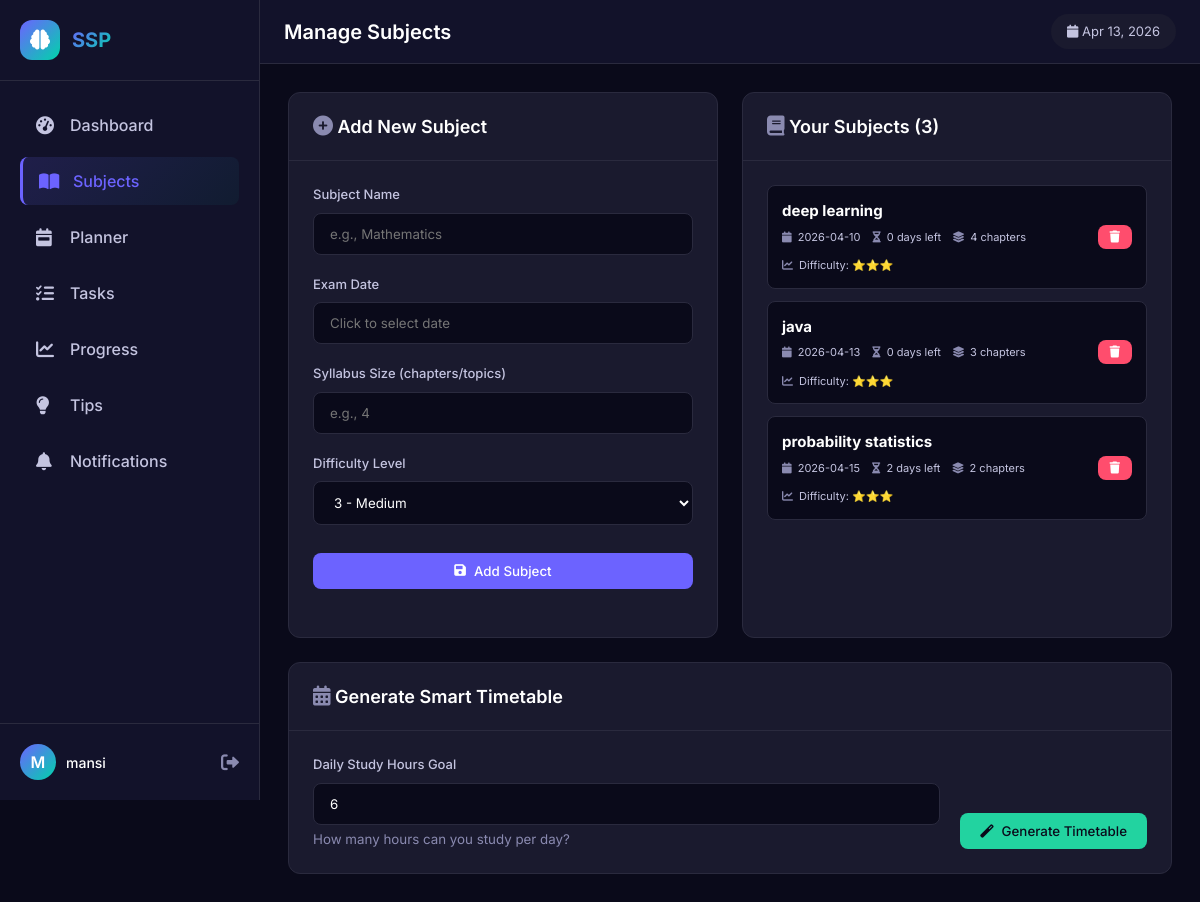
/subjects (signed in), run on the app's committed database.
### tables this page shows
CREATE TABLE subjects (
            subject_id       INTEGER PRIMARY KEY AUTOINCREMENT,
            user_id          INTEGER NOT NULL,
            subject_name     TEXT NOT NULL,
            exam_date        TEXT NOT NULL,
            syllabus_size    INTEGER NOT NULL,
            difficulty_level INTEGER NOT NULL,
            created_at       TEXT DEFAULT (datetime('now')),
            FOREIGN KEY (user_id) REFERENCES users(user_id) ON DELETE CASCADE
        );

### app.py (the view, shortened to what this page needs)
@app.route('/subjects', methods=['GET', 'POST'])
@login_required
def subjects():
    uid = session['user_id']
    conn = get_db()
    subj_list = conn.execute("SELECT * FROM subjects WHERE user_id=? ORDER BY exam_date ASC", (uid,)).fetchall()
    pref = conn.execute("SELECT daily_hours FROM user_preferences WHERE user_id=?", (uid,)).fetchone()
    conn.close()
    return render_template('subjects.html', subjects=subj_list, daily_hours=pref['daily_hours'] if pref else 6)

### app.py (called while the page is built)
def get_db():
    conn = sqlite3.connect(DB_PATH)
    conn.row_factory = sqlite3.Row
    conn.execute("PRAGMA foreign_keys = ON")
    return conn

@app.template_filter('days_until')
def days_until_filter(date_str):
    try:
        target = datetime.strptime(str(date_str)[:10], '%Y-%m-%d').date()
        return max((target - date.today()).days, 0)
    except:
        return 0

@app.context_processor
def inject_globals():
    unread_count = 0
    if 'user_id' in session:
        try:
            conn = get_db()
            result = conn.execute(
                "SELECT COUNT(*) FROM notifications WHERE user_id = ? AND is_read = 0",
                (session['user_id'],)
            )
            unread_count = result.fetchone()[0]
            conn.close()
        except Exception as e:
            print(f"Error getting notifications: {e}")
    return {
        'now': datetime.now(),
        'today': date.today(),
        'enumerate': enumerate,
        'min': min,
        'max': max,
        'round': round,
        'unread_notifications': unread_count
    }

def login_required(f):
    @wraps(f)
    def decorated(*args, **kwargs):
        if 'user_id' not in session:
            return redirect(url_for('login'))
        return f(*args, **kwargs)
    return decorated

### templates/subjects.html (shortened to what this page needs)
{% extends "base.html" %}
{% block page_title %}Manage Subjects{% endblock %}
{% block content %}
<div class="subjects-container">
    <div class="two-columns">
        <div class="card">
            <div class="card-header">
                <h3><i class="fas fa-plus-circle"></i> Add New Subject</h3>
            </div>
            <div class="card-body">
                <form method="POST" class="subject-form">
                    <div class="form-group">
                        <label>Subject Name</label>
                        <input type="text" name="subject_name" placeholder="e.g., Mathematics" required>
                    </div>
                    <div class="form-group">
                        <label>Exam Date</label>
                        <input type="date" name="exam_date" required>
                    </div>
                    <div class="form-group">
                        <label>Syllabus Size (chapters/topics)</label>
                        <input type="number" name="syllabus_size" min="1" placeholder="e.g., 4" autocomplete="off" required>
                    </div>
                    <div class="form-group">
                        <label>Difficulty Level</label>
                        <select name="difficulty_level">
                            <option value="3" selected>3 - Medium</option>
                        </select>
                    </div>
                    <button type="submit" class="btn btn-primary">
                        <i class="fas fa-save"></i> Add Subject
                    </button>
                </form>
            </div>
        </div>
        <div class="card">
            <div class="card-header">
                <h3><i class="fas fa-book"></i> Your Subjects ({{ subjects|length }})</h3>
            </div>
            <div class="card-body">
                {% if subjects %}
                    <div class="subjects-list">
                        {% for subject in subjects %}
                        <div class="subject-item">
                            <div class="subject-info">
                                <h4>{{ subject.subject_name }}</h4>
                                <div class="subject-details">
                                    <span><i class="fas fa-calendar"></i> {{ subject.exam_date }}</span>
                                    <span><i class="fas fa-hourglass-half"></i> {{ subject.exam_date|days_until }} days left</span>
                                    <span><i class="fas fa-layer-group"></i> {{ subject.syllabus_size }} chapters</span>
                                    <span><i class="fas fa-chart-line"></i> Difficulty:
                                        {% for i in range(subject.difficulty_level) %}⭐{% endfor %}
                                    </span>
                                </div>
                            </div>
                            <div class="subject-actions">
                                <a href="{{ url_for('delete_subject', sid=subject.subject_id) }}"
                                   class="btn btn-danger btn-sm"
                                   onclick="return confirm('Delete this subject? All related tasks will be affected.')">
                                    <i class="fas fa-trash"></i>
                                </a>
                            </div>
                        </div>
                        {% endfor %}
                    </div>
                {% else %}
                    <div class="empty-state">
                        <i class="fas fa-book-open"></i>
                        <p>No subjects added yet. Add your first subject!</p>
                    </div>
                {% endif %}
            </div>
        </div>
    </div>
    <div class="card full-width-card">
        <div class="card-header">
            <h3><i class="fas fa-calendar-alt"></i> Generate Smart Timetable</h3>
        </div>
        <div class="card-body">
            <form method="POST" action="{{ url_for('gen_timetable') }}" class="generate-form">
                <div class="form-row">
                    <div class="form-group">
                        <label>Daily Study Hours Goal</label>
                        <input type="number" name="daily_hours" value="{{ daily_hours }}" step="0.5" min="1" max="16" required>
                        <small>How many hours can you study per day?</small>
                    </div>
                    <div class="form-group" style="display: flex; align-items: flex-end;">
                        <button type="submit" class="btn btn-success">
                            <i class="fas fa-magic"></i> Generate Timetable
                        </button>
                    </div>
                </div>
            </form>
        </div>
    </div>
</div>
{% endblock %}

### static/css/style.css (style rules this page uses)
:root { --bg-primary: #0a0a1a; --bg-secondary: #12122a; --bg-card: #1a1a2e; --bg-hover: #22223b; --border: #2a2a3e; --accent-primary: #6c63ff; --accent-secondary: #00d4aa; --accent-danger: #ff4d6d; --accent-warning: #f5a623; --accent-success: #22d3a0; --text-primary: #ffffff; --text-secondary: #c4c4e0; --text-muted: #8a8ab0; --sidebar-width: 260px; --header-height: 64px; --border-radius: 12px; --border-radius-sm: 8px; --transition: all 0.3s ease; }
* { margin: 0; padding: 0; box-sizing: border-box; }
body { font-family: 'Inter', sans-serif; background: var(--bg-primary); color: var(--text-primary); line-height: 1.5; overflow-x: hidden; }
.form-group { margin-bottom: 20px; }
.form-group label { display: block; margin-bottom: 8px; font-size: 13px; font-weight: 500; color: var(--text-secondary); }
.form-group input, .form-group select, .form-group textarea { width: 100%; padding: 12px 16px; background: var(--bg-primary); border: 1px solid var(--border); border-radius: var(--border-radius-sm); color: var(--text-primary); font-family: inherit; transition: var(--transition); }
.form-row { display: grid; grid-template-columns: repeat(auto-fit, minmax(200px, 1fr)); gap: 20px; }
.btn { display: inline-flex; align-items: center; gap: 8px; padding: 10px 20px; border-radius: var(--border-radius-sm); font-weight: 500; text-decoration: none; transition: var(--transition); cursor: pointer; border: none; font-family: inherit; }
.btn-primary { background: var(--accent-primary); color: white; }
.btn-success { background: var(--accent-success); color: var(--bg-primary); }
.btn-danger { background: var(--accent-danger); color: white; }
.btn-sm { padding: 6px 12px; font-size: 12px; }
.card { background: var(--bg-card); border: 1px solid var(--border); border-radius: var(--border-radius); margin-bottom: 24px; overflow: hidden; }
.card-header { padding: 20px 24px; border-bottom: 1px solid var(--border); display: flex; justify-content: space-between; align-items: center; }
.card-header h3 { font-size: 18px; font-weight: 600; color: var(--text-primary); }
.card-header i { font-size: 20px; color: var(--text-muted); }
.card-body { padding: 24px; }
.subject-info h4 { margin-bottom: 8px; color: var(--text-primary); }
.subject-details { display: flex; flex-wrap: wrap; gap: 12px; font-size: 12px; color: var(--text-secondary); }
.subject-details i { margin-right: 4px; color: var(--text-muted); }
.two-columns { display: grid; grid-template-columns: 1fr 1fr; gap: 24px; margin-bottom: 24px; }
.full-width-card { grid-column: span 2; }
.two-columns .card { height: 100%; display: flex; flex-direction: column; }
.two-columns .card-body { flex: 1; }
.subject-form .btn-primary { width: 100%; justify-content: center; margin-top: 8px; }
.subject-info { flex: 1; }
.subject-info h4 { margin-bottom: 8px; color: var(--text-primary); font-size: 16px; }
.subject-actions { display: flex; gap: 8px; }
select option { background: var(--bg-card); color: var(--text-primary); }
a { color: var(--accent-primary); text-decoration: none; }
small { color: var(--text-muted); }
h1, h2, h3, h4, h5, h6 { color: var(--text-primary); }

### templates/subjects.html (style rules this page uses)
.two-columns { display: grid; grid-template-columns: 1fr 1fr; gap: 24px; margin-bottom: 24px; }
.full-width-card { grid-column: span 2; }
.subjects-list { display: flex; flex-direction: column; gap: 12px; max-height: 500px; overflow-y: auto; }
.subject-item { background: var(--bg-primary); border: 1px solid var(--border); border-radius: var(--border-radius-sm); padding: 14px; display: flex; justify-content: space-between; align-items: center; transition: var(--transition); }
.subject-info { flex: 1; }
.subject-info h4 { margin-bottom: 6px; color: var(--text-primary); font-size: 15px; }
.subject-details { display: flex; flex-wrap: wrap; gap: 12px; font-size: 11px; color: var(--text-secondary); }
.subject-details i { margin-right: 3px; color: var(--text-muted); }
.subject-actions { display: flex; gap: 8px; }
.generate-form .form-row { display: grid; grid-template-columns: 1fr auto; gap: 20px; align-items: end; }
.generate-form .form-group { margin-bottom: 0; }
.generate-form small { display: block; margin-top: 5px; }

### data on the page
subjects: subject_name "deep learning", exam_date "2026-04-10", exam_date|days_until "0", syllabus_size "4"
subjects: subject_name "java", exam_date "2026-04-13", exam_date|days_until "0", syllabus_size "3"
subjects: subject_name "probability statistics", exam_date "2026-04-15", exam_date|days_until "2", syllabus_size "2"

### other printed values
{{ session.user_name[0]|upper }} "M"
{{ session.user_name }} "mansi"
{{ subjects|length }} "3"
